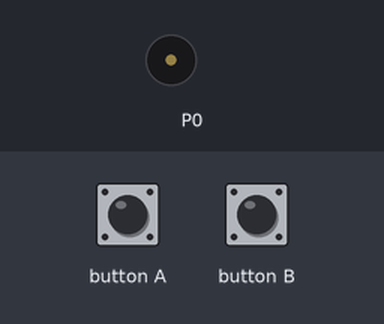
This program was run on a simulated BBC micro:bit (MakeCode). Parts: buzzer (waves = sounding). The test bench sets the inputs (shaded band).

Above: at 1.2 s.
1.3 s: button A pressed for 0.15 s
At 2.7 s:
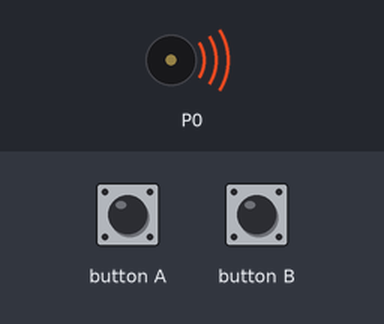
4.4 s: button B pressed for 0.15 s
Timing chart, 0 to 9.7 s (numbered marks = the images above; inputs shaded):
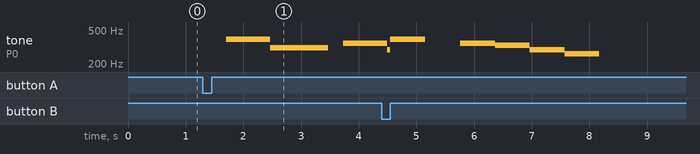

Measured:
- after the input at 1.3 s, tone on P0: silent → 392 Hz after 0.41 s, → 311 Hz 0.77 s later, → silent 1.0 s later, → 349 Hz 0.26 s later

The program:

main.ts
```typescript
input.onButtonPressed(Button.A, function on_button_pressed_a() {
    music._playDefaultBackground(music.builtInPlayableMelody(Melodies.Dadadadum), music.PlaybackMode.InBackground)
})
input.onButtonPressed(Button.B, function on_button_pressed_b() {
    let melodia_personalizada = "G R F E D C"
    music.play(music.stringPlayable(melodia_personalizada, 100), music.PlaybackMode.UntilDone)
})
input.onGesture(Gesture.Shake, function movimiento() {
    let accelX = input.acceleration(Dimension.X)
    let accelY = input.acceleration(Dimension.Y)
    let nuevo_tempo = Math.sqrt(accelX * accelX + accelY * accelY)
    music.setTempo(nuevo_tempo)
})
```

test.ts
```typescript
// aquí va el archivo "tests"; esto no se compilará cuando este paquete se utilice como una extensión.
```
